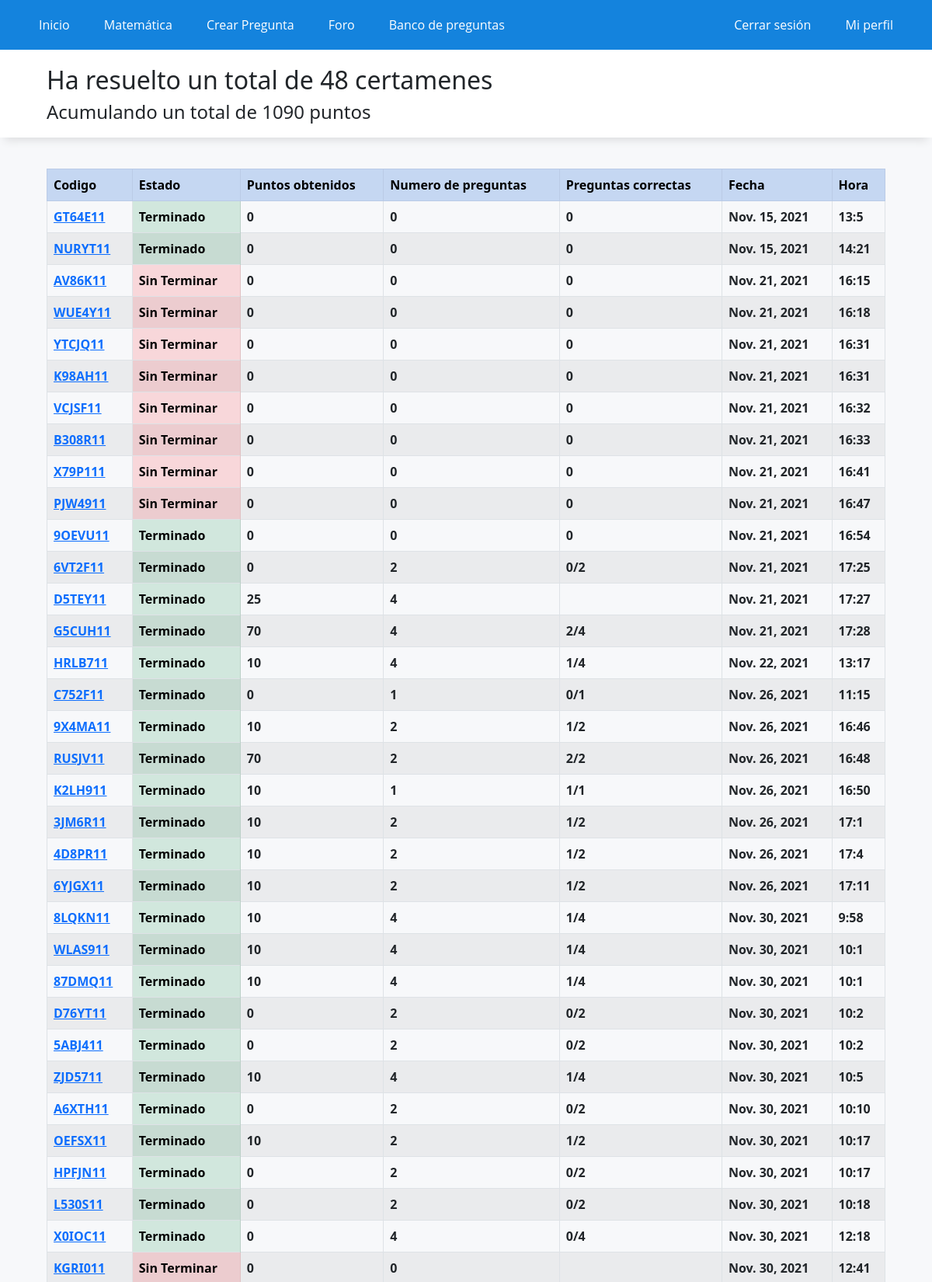
/historial/ (signed in, upper part), run on the app's committed database.
### WebApp/models.py (models this page shows)
class historialCertamen(models.Model):
    id_usuario = models.IntegerField()
    id_preguntas = models.CharField(max_length=50)
    fecha = models.DateField(auto_now_add=True)
    hora = models.TimeField(auto_now_add=True)
    estado = models.BooleanField(default=False)
    id_certamen = models.CharField(max_length=20, default="")
    n_preguntas = models.IntegerField(default=0)
    n_correctas = models.CharField(max_length=20, default="")
    puntos = models.IntegerField(default=0)
    alternativa_marcadas = models.CharField(max_length=100, default="")

### WebApp/views.py (the view)
# urls.py: path('historial/',registro_certamenes, name="historial"),
def registro_certamenes(request):
    certamenes = historialCertamen.objects.filter(id_usuario=request.user.id)
    data= {
        'puntos': profile.objects.get(name_id=request.user.id).punctuation,
        'certamenes': certamenes,
        'n_certamenes': certamenes.count(),
    }
    return render(request,'app/registro_certamenes.html',data)

### WebApp/templates/app/registro_certamenes.html (shortened to what this page needs)
{% extends 'app/base.html' %}
{% load static %}
{% block contenido %}
<div class="titulo">
    <h2>Ha resuelto un total de {{n_certamenes}} certamenes</h2>
    <h4>Acumulando un total de {{puntos}} puntos</h4>
</div>
<div class="elContenedor">
    <table class="table table-striped table-bordered">
        <tr class="table-primary">
            <th>Codigo</th>
            <th>Estado</th>
            <th>Puntos obtenidos</th>
            <th>Numero de preguntas</th>
            <th>Preguntas correctas</th>
            <th>Fecha</th>
            <th>Hora</th>
        </tr>
        {% for certamen in certamenes %}
        <tr>
            <th><a href="/certamen/?id={{certamen.id_certamen}}">{{certamen.id_certamen}}</a></th>
            {% if certamen.estado %}
            <th class="table-success">Terminado</th>
            {% else %}
            <th class="table-danger">Sin Terminar</th>
            {% endif %}
            <th>{{certamen.puntos}}</th>
            <th>{{certamen.n_preguntas}}</th>
            <th>{{certamen.n_correctas}}</th>
            <th>{{certamen.fecha}}</th>
            <th>{{certamen.hora.hour}}:{{certamen.hora.minute}}</th>
        </tr>
        {% endfor %}
    </table>
</div>
{% endblock %}

### WebApp/static/app/css/styles.css (style rules this page uses)
* { margin: 0; padding: 0; -webkit-box-sizing: border-box; -moz-box-sizing: border-box; box-sizing: border-box; }
body { background: rgb(247,248,250); }
.titulo { box-shadow: 0px 10px 10px -6px rgb(222,223,225); background-color: white; padding-top: 20px; padding-bottom: 10px; padding-left: 5%; margin-bottom: 40px; width: 100%; }
.elContenedor { width: 90%; padding-top: 0px; margin:auto; }

### data on the page
historialCertamen: id_certamen "GT64E11", estado "Terminado", puntos "0", n_preguntas "0", n_correctas "0", fecha "Nov. 15, 2021", hora.hour "13", hora.minute "5"
historialCertamen: id_certamen "NURYT11", estado "Terminado", puntos "0", n_preguntas "0", n_correctas "0", fecha "Nov. 15, 2021", hora.hour "14", hora.minute "21"
historialCertamen: id_certamen "AV86K11", estado "Sin Terminar", puntos "0", n_preguntas "0", n_correctas "0", fecha "Nov. 21, 2021", hora.hour "16", hora.minute "15"
historialCertamen: id_certamen "WUE4Y11", estado "Sin Terminar", puntos "0", n_preguntas "0", n_correctas "0", fecha "Nov. 21, 2021", hora.hour "16", hora.minute "18"
historialCertamen: id_certamen "YTCJQ11", estado "Sin Terminar", puntos "0", n_preguntas "0", n_correctas "0", fecha "Nov. 21, 2021", hora.hour "16", hora.minute "31"
historialCertamen: id_certamen "K98AH11", estado "Sin Terminar", puntos "0", n_preguntas "0", n_correctas "0", fecha "Nov. 21, 2021", hora.hour "16", hora.minute "31"
historialCertamen: id_certamen "VCJSF11", estado "Sin Terminar", puntos "0", n_preguntas "0", n_correctas "0", fecha "Nov. 21, 2021", hora.hour "16", hora.minute "32"
historialCertamen: id_certamen "B308R11", estado "Sin Terminar", puntos "0", n_preguntas "0", n_correctas "0", fecha "Nov. 21, 2021", hora.hour "16", hora.minute "33"
historialCertamen: id_certamen "X79P111", estado "Sin Terminar", puntos "0", n_preguntas "0", n_correctas "0", fecha "Nov. 21, 2021", hora.hour "16", hora.minute "41"
historialCertamen: id_certamen "PJW4911", estado "Sin Terminar", puntos "0", n_preguntas "0", n_correctas "0", fecha "Nov. 21, 2021", hora.hour "16", hora.minute "47"
historialCertamen: id_certamen "9OEVU11", estado "Terminado", puntos "0", n_preguntas "0", n_correctas "0", fecha "Nov. 21, 2021", hora.hour "16", hora.minute "54"
historialCertamen: id_certamen "6VT2F11", estado "Terminado", puntos "0", n_preguntas "2", n_correctas "0/2", fecha "Nov. 21, 2021", hora.hour "17", hora.minute "25"
historialCertamen: id_certamen "D5TEY11", estado "Terminado", puntos "25", n_preguntas "4", fecha "Nov. 21, 2021", hora.hour "17", hora.minute "27"
historialCertamen: id_certamen "G5CUH11", estado "Terminado", puntos "70", n_preguntas "4", n_correctas "2/4", fecha "Nov. 21, 2021", hora.hour "17", hora.minute "28"
historialCertamen: id_certamen "HRLB711", estado "Terminado", puntos "10", n_preguntas "4", n_correctas "1/4", fecha "Nov. 22, 2021", hora.hour "13", hora.minute "17"
historialCertamen: id_certamen "C752F11", estado "Terminado", puntos "0", n_preguntas "1", n_correctas "0/1", fecha "Nov. 26, 2021", hora.hour "11", hora.minute "15"
historialCertamen: id_certamen "9X4MA11", estado "Terminado", puntos "10", n_preguntas "2", n_correctas "1/2", fecha "Nov. 26, 2021", hora.hour "16", hora.minute "46"
historialCertamen: id_certamen "RUSJV11", estado "Terminado", puntos "70", n_preguntas "2", n_correctas "2/2", fecha "Nov. 26, 2021", hora.hour "16", hora.minute "48"
historialCertamen: id_certamen "K2LH911", estado "Terminado", puntos "10", n_preguntas "1", n_correctas "1/1", fecha "Nov. 26, 2021", hora.hour "16", hora.minute "50"
historialCertamen: id_certamen "3JM6R11", estado "Terminado", puntos "10", n_preguntas "2", n_correctas "1/2", fecha "Nov. 26, 2021", hora.hour "17", hora.minute "1"
historialCertamen: id_certamen "4D8PR11", estado "Terminado", puntos "10", n_preguntas "2", n_correctas "1/2", fecha "Nov. 26, 2021", hora.hour "17", hora.minute "4"
historialCertamen: id_certamen "6YJGX11", estado "Terminado", puntos "10", n_preguntas "2", n_correctas "1/2", fecha "Nov. 26, 2021", hora.hour "17", hora.minute "11"
historialCertamen: id_certamen "8LQKN11", estado "Terminado", puntos "10", n_preguntas "4", n_correctas "1/4", fecha "Nov. 30, 2021", hora.hour "9", hora.minute "58"
historialCertamen: id_certamen "WLAS911", estado "Terminado", puntos "10", n_preguntas "4", n_correctas "1/4", fecha "Nov. 30, 2021", hora.hour "10", hora.minute "1"
historialCertamen: id_certamen "87DMQ11", estado "Terminado", puntos "10", n_preguntas "4", n_correctas "1/4", fecha "Nov. 30, 2021", hora.hour "10", hora.minute "1"
historialCertamen: id_certamen "D76YT11", estado "Terminado", puntos "0", n_preguntas "2", n_correctas "0/2", fecha "Nov. 30, 2021", hora.hour "10", hora.minute "2"
historialCertamen: id_certamen "5ABJ411", estado "Terminado", puntos "0", n_preguntas "2", n_correctas "0/2", fecha "Nov. 30, 2021", hora.hour "10", hora.minute "2"
historialCertamen: id_certamen "ZJD5711", estado "Terminado", puntos "10", n_preguntas "4", n_correctas "1/4", fecha "Nov. 30, 2021", hora.hour "10", hora.minute "5"
historialCertamen: id_certamen "A6XTH11", estado "Terminado", puntos "0", n_preguntas "2", n_correctas "0/2", fecha "Nov. 30, 2021", hora.hour "10", hora.minute "10"
historialCertamen: id_certamen "OEFSX11", estado "Terminado", puntos "10", n_preguntas "2", n_correctas "1/2", fecha "Nov. 30, 2021", hora.hour "10", hora.minute "17"
historialCertamen: id_certamen "HPFJN11", estado "Terminado", puntos "0", n_preguntas "2", n_correctas "0/2", fecha "Nov. 30, 2021", hora.hour "10", hora.minute "17"
historialCertamen: id_certamen "L530S11", estado "Terminado", puntos "0", n_preguntas "2", n_correctas "0/2", fecha "Nov. 30, 2021", hora.hour "10", hora.minute "18"
historialCertamen: id_certamen "X0IOC11", estado "Terminado", puntos "0", n_preguntas "4", n_correctas "0/4", fecha "Nov. 30, 2021", hora.hour "12", hora.minute "18"
historialCertamen: id_certamen "KGRI011", estado "Sin Terminar", puntos "0", n_preguntas "0", fecha "Nov. 30, 2021", hora.hour "12", hora.minute "41"

### other printed values
{{ n_certamenes }} "48"
{{ puntos }} "1090"
